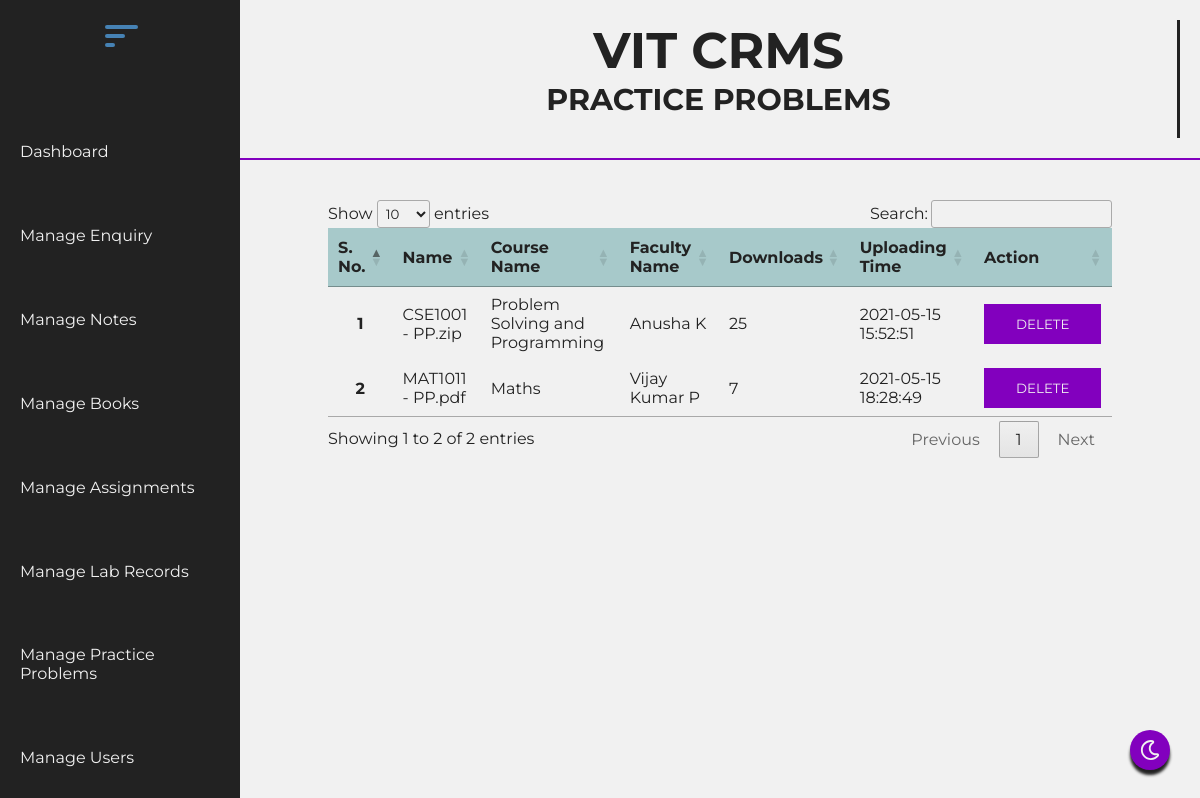
The page /admin/manage_practice_problems.php (signed in) on the database its author committed.
### tables this page shows
CREATE TABLE `practice_problem` (
  `practice_problem_id` int(20) NOT NULL,
  `practice_problem_data` varchar(255) NOT NULL,
  `practice_problem_name` varchar(255) NOT NULL,
  `practice_problem_course_name` varchar(255) NOT NULL,
  `practice_problem_faculty_name` varchar(255) NOT NULL,
  `practice_problem_download` int(255) NOT NULL DEFAULT 0,
  `practice_problem_user_id` int(20) NOT NULL,
  `practice_problem_time` datetime NOT NULL DEFAULT current_timestamp()
);

### admin/manage_practice_problems.php (the view, shortened to what this page needs)
<!DOCTYPE html>
<html lang="en">
<head>
    <link rel="stylesheet" href="./css/admin.css">
    <link rel="stylesheet" href="https://cdnjs.cloudflare.com/ajax/libs/font-awesome/5.15.3/css/all.min.css" />
    <link rel="stylesheet" type="text/css" href="https://cdn.datatables.net/1.10.24/css/jquery.dataTables.css">
</head>
<body>
    <section class="divider">
        <header>
            <?php require './inside/_header.php'; ?>
            <div class="mode">
                <img src="../images/moon.svg" id="mode" alt="Theme Change">
            </div>
        </header>
        <section class="content">
            <div class="top-bar">
                <div class="heading">
                    <h1>VIT CRMS</h1>
                    <h3>PRACTICE PROBLEMS</h3>
                </div>
            </div>
            <div class="content-box">
                <div class="table">
                    <table id="myTable" class="hover">
                        <thead>
                            <tr>
                                <th>S. No.</th>
                                <th>Name</th>
                                <th>Course Name</th>
                                <th>Faculty Name</th>
                                <th>Downloads</th>
                                <th>Uploading Time</th>
                                <th>Action</th>
                            </tr>
                        </thead>
                        <tbody>
                            <?php
                                $sql = "SELECT * FROM practice_problem";
                                $result = mysqli_query($conn, $sql);
                                $num = mysqli_num_rows($result);
                                if ($num > 0) {
                                    $i = 1;
                                    while ($row = mysqli_fetch_assoc($result)) {
                                        echo "
                                        <tr>
                                        <th>" . $i ."</th>
                                        <td>" . $row['practice_problem_name'] ."</td>
                                        <td>" . $row['practice_problem_course_name'] ."</td>
                                        <td>" . $row['practice_problem_faculty_name'] ."</td>
                                        <td>" . $row['practice_problem_download'] ."</td>
                                        <td>" . $row['practice_problem_time'] ."</td>
                                        <td>
                                            <button class='delete' id='del" . $row['note_id'] . "'>DELETE</button>
                                        </td>
                                        </tr>
                                        ";
                                        $i++;
                                    }
                                }
                            ?>
                        </tbody>
                    </table>
                </div>
            </div>
        </section>
    </section>
</body>
</html>

### admin/css/admin.css (style rules this page uses)
:root { --primary-color: #222; --btn-color: rgb(130, 0, 190); --background-color: #F1F1F1; --about-shadow: rgba(0, 0, 0, .25); }
* { margin: 0px; padding: 0px; box-sizing: border-box; font-family: 'Montserrat', sans-serif; text-decoration: none; list-style: none; }
html { scroll-behavior: smooth; overflow-x: hidden; }
body { color: var(--primary-color); overflow-x: hidden; width: 100%; height: 100vh; background: var(--background-color); }
.mode { display: flex; justify-content: center; align-items: center; position: fixed; right: 30px; bottom: 30px; height: 40px; width: 40px; background: var(--btn-color); border-radius: 50%; box-shadow: 0 5px 3px #222; z-index: 10000; }
.mode img { cursor: pointer; width: 20px; }
.divider { display: flex; }
header { display: flex; flex-direction: column; align-items: center; width: 20%; height: 100vh; flex: 1; background-color: #222; }
.content { flex: 4; }
.top-bar { height: 20vh; display: flex; padding: 20px; border-bottom: 2px solid var(--btn-color); }
.heading { flex: 3; border-right: 3px solid var(--primary-color); }
.heading h1 { font-size: 50px; text-align: center; }
.heading h3 { font-size: 30px; text-align: center; text-transform: uppercase; }
.content-box { max-height: 80vh; height: 100%; display: flex; flex-direction: column; justify-content: space-around; }
.table { width: 90%; height: 100%; margin: auto; padding: 40px; }
table { margin: auto; border-collapse: collapse; }
th, td { padding: 12px 23px; }
tbody tr { border-bottom: 1px solid var(--about-shadow); transition: all .5s ease-in-out; color: #222; }
thead { background-color: rgba(55, 140, 143, 0.4); }
.delete { text-decoration: none; background-color: rgb(130, 0, 190); color: #f1f1f1; padding: 10px 30px; border: 2px solid rgb(130, 0, 190); transition: all .5s; }

### rows shown on the page
practice_problem: practice_problem_name "CSE1001 - PP.zip", practice_problem_course_name "Problem Solving and Programming", practice_problem_faculty_name "Anusha K", practice_problem_download "25", practice_problem_time "2021-05-15 15:52:51"
practice_problem: practice_problem_name "MAT1011 - PP.pdf", practice_problem_course_name "Maths", practice_problem_faculty_name "Vijay Kumar P", practice_problem_download "7", practice_problem_time "2021-05-15 18:28:49"
